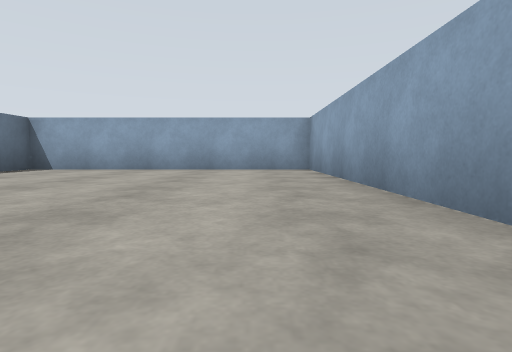
[1] (above)

17 first-person views from a walk through a world built for the Gazebo simulator. The camera is 0.72 m above the floor, tilts 4° down and sees 80° across. The floor is counted in squares, 2.5 m on a side. Each view is taken from the middle of a square. On the plan, view 1 faces up. The plan holds only what a view shows up to about 9 squares ahead; the rest is blank.

[2]
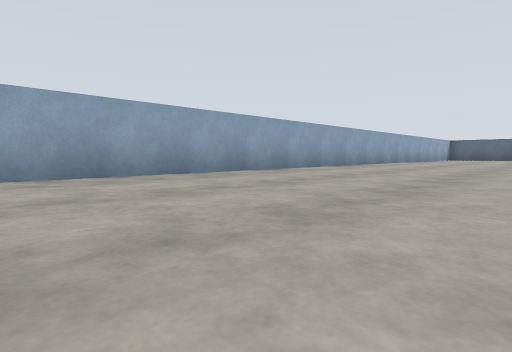

[3]
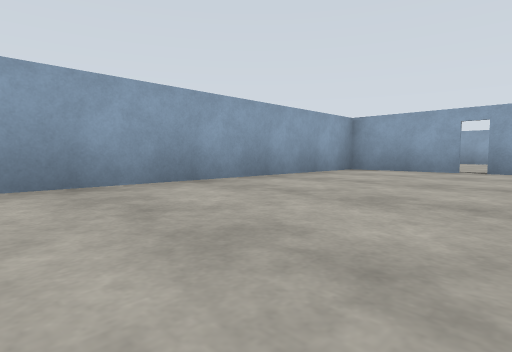

[4]
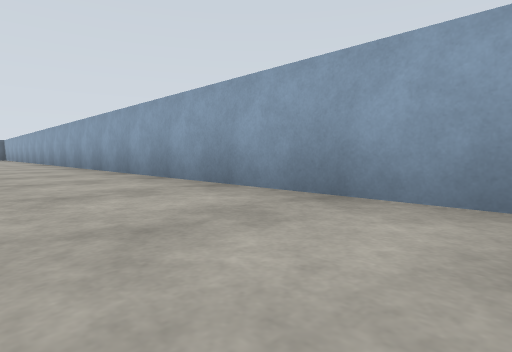

[5]
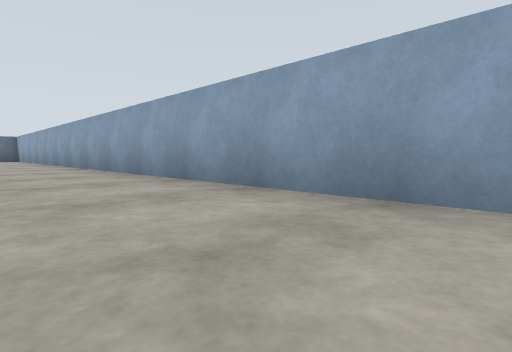

[6]
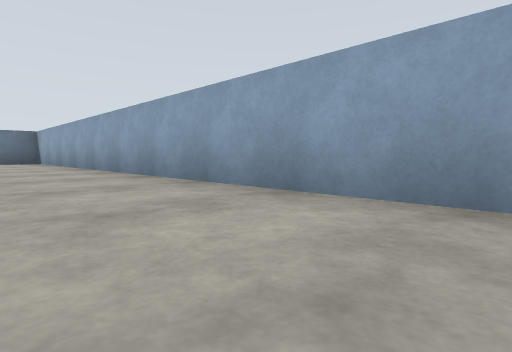

[7]
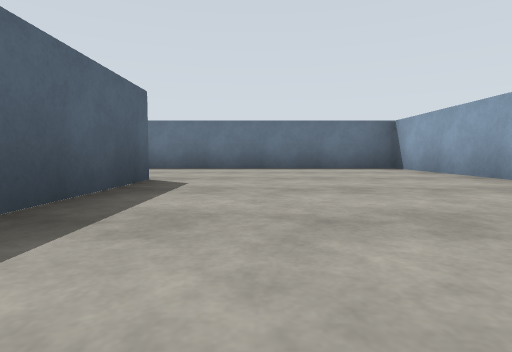

[8]
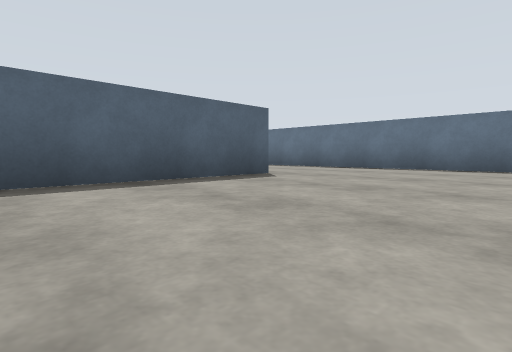

[9]
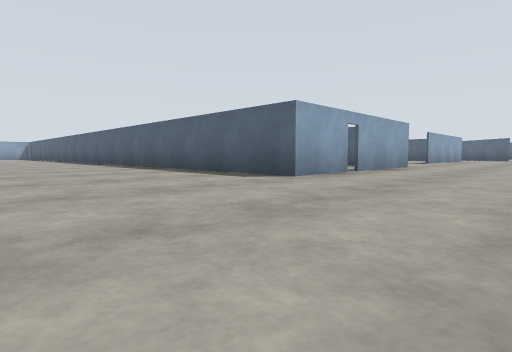

[10]
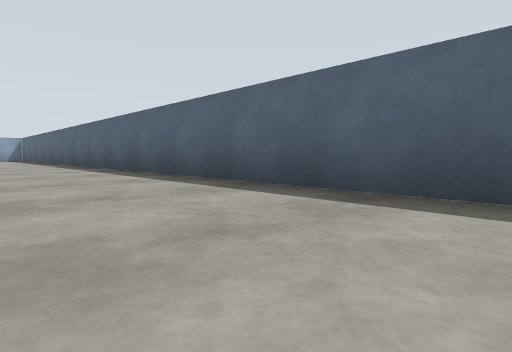

[11]
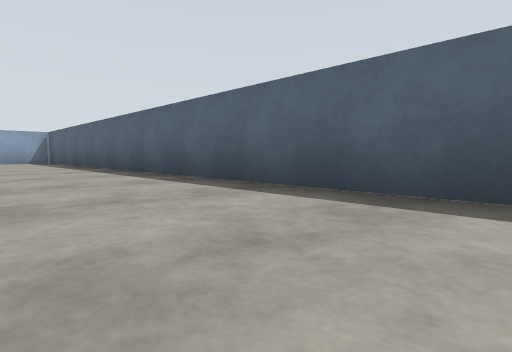

[12]
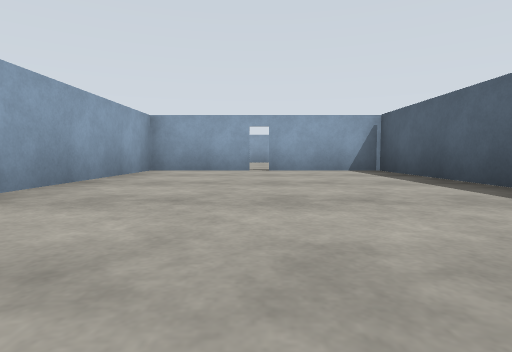

[13]
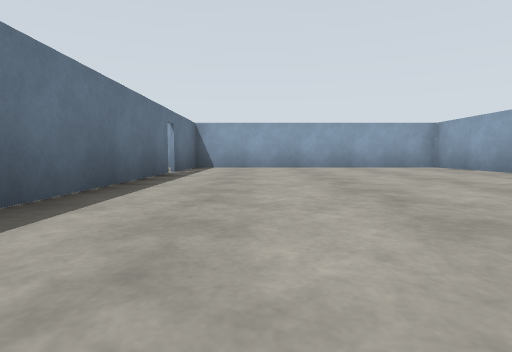

[14]
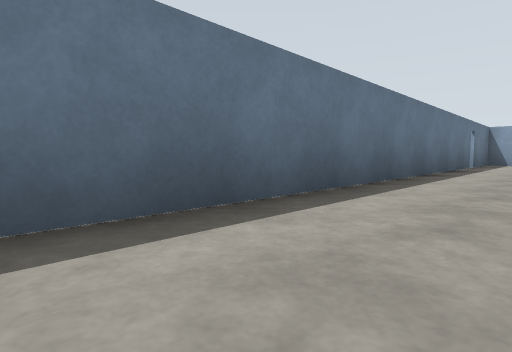

[15]
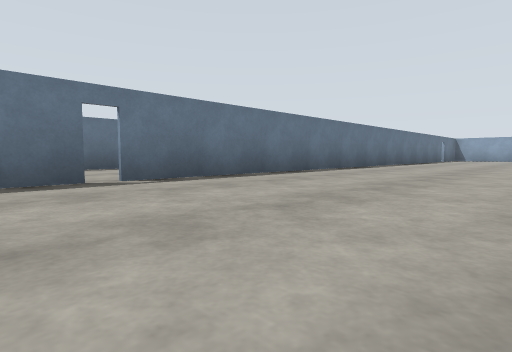

[16]
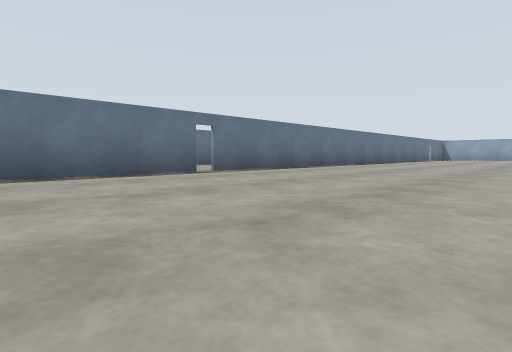

[17]
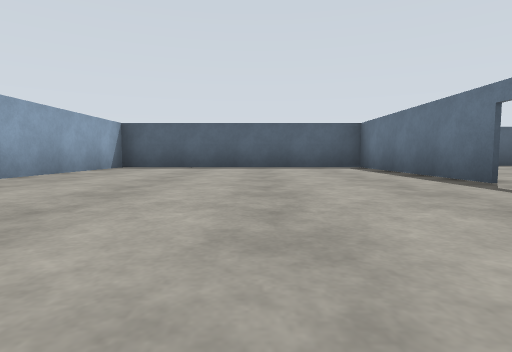

### Floor plan
Ten units are one square. View 1 is at (0, 0); x grows to the right and y downward. Boxes are objects, and circles mark ways between rooms. Rooms are numbered by the first view taken in them; rooms with no view inside come last. Other rooms are left out.
<svg viewBox="-269 -65 284 199">
<path fill="none" stroke="#000" d="M10 39 10 -59 -40 -59M-44 90 -44 129 10 129 10 95M-44 -39 -44 88M-44 -60 -44 -40M-235 -2 -235 -18 -44 -18 -44 -39M-44 -40 -44 -60M-40 -59 -264 -59 -264 10"/>
<circle cx="-40" cy="-40" r="3" fill="#2a7"/>
<text x="-20" y="30">1</text>
<text x="-170" y="-40">2</text>
</svg>
Room 1 opens to room 2.

Where each view was taken, in squares from view 1:
view 1: 0 up, 0 right, facing up
view 2: 5 up, 3 left, facing down-right
view 3: 3 up, 10 left, facing up-right
view 4: 4 up, 7 left, facing up-left
view 5: 4 up, 11 left, facing up-left
view 6: 4 up, 15 left, facing up-left
view 7: 3 up, 20 left, facing left
view 8: 5 up, 20 left, facing down-left
view 9: 5 up, 26 left, facing down-right
view 10: 4 up, 21 left, facing down-right
view 11: 4 up, 16 left, facing down-right
view 12: 4 up, 10 left, facing right
view 13: 1 down, 3 left, facing up
view 14: 4 down, 3 left, facing up-left
view 15: 10 down, 1 left, facing up-left
view 16: 12 down, 0 right, facing up-left
view 17: 6 down, 2 left, facing down
